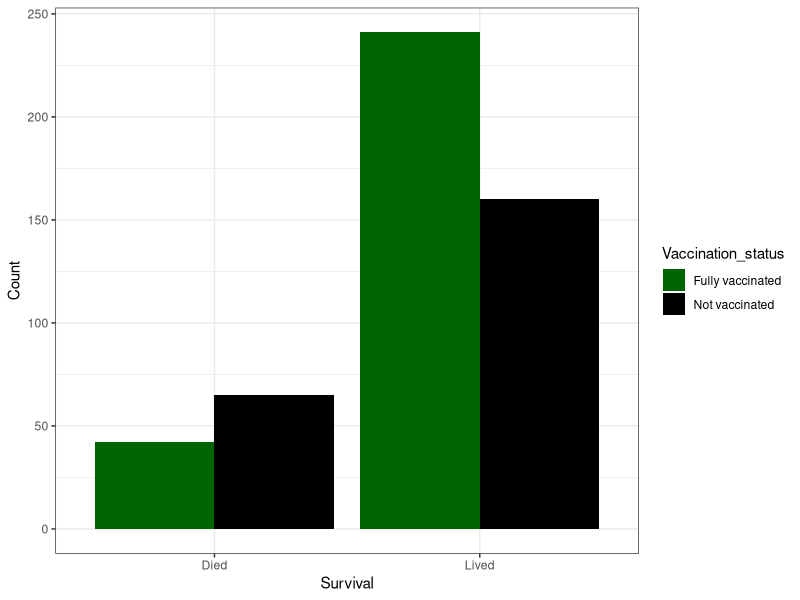

Write the R code that produced this figure.
## ---- chunk 1
rm(list=ls())
library(here)
library(tidyverse)
## ---- chunk 2
vaccines <- read.csv(here("Data", "covid_vaccines.csv"))
## ---- chunk 3
vaccines$Vaccination_status <- as.factor(vaccines$Vaccination_status)
vaccines$Survival <- as.factor(vaccines$Survival)

glimpse(vaccines)
## ---- chunk 4
covid_counts <- vaccines |>
  group_by(Survival, Vaccination_status) |>
  summarise(Count = n())

# The above code worked I think, but didn't get the length function to work properly. Used n() which I found while googling

?length

length(covid_counts$Count) #Gave me an output of [1] 4
## ---- chunk 5
class_covid_counts <- vaccines |>
  group_by(Survival, Vaccination_status) |>
  summarise(count = length(Survival)) #could put any variable in with length
## ---- chunk 6
ggplot(covid_counts, aes(x = Survival, y = Count, fill = Vaccination_status)) +
  geom_bar(stat = "identity", position = "dodge") +
  scale_fill_manual(values = c("Fully vaccinated" = "darkgreen", "Not vaccinated" = "black")) +
  theme_bw()
## ---- chunk 7
covid.matrix <- xtabs(Count ~ Survival + Vaccination_status, data = covid_counts)
## ---- chunk 8
chisq.test(covid.matrix)
